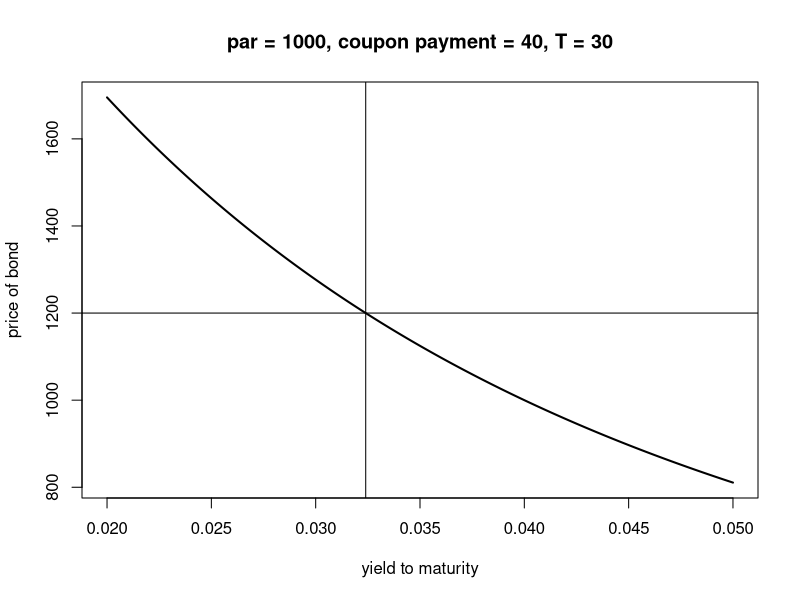

Here is the R script that generated this plot:
bondvalue = function(c, T, r, par)
{
  bv = c / r + ( par - c/ r ) * (1 + r)^(-2*T)
  bv
}

price = 1200
C = 40
T= 30
par = 1000

r = seq(0.02, 0.05, length = 300)
value = bondvalue(C, T, r, par)
yield2M = spline(value, r, xout = price ) #spline interpolation

plot(r, value, xlab = 'yield to maturity', ylab = 'price of bond', type = 'l', main = "par = 1000, coupon payment = 40, T = 30", lwd = 2)
abline(h = 1200)
abline(v = yield2M)

uniroot(function(r) r^2-.5,c(0.7,0.8))